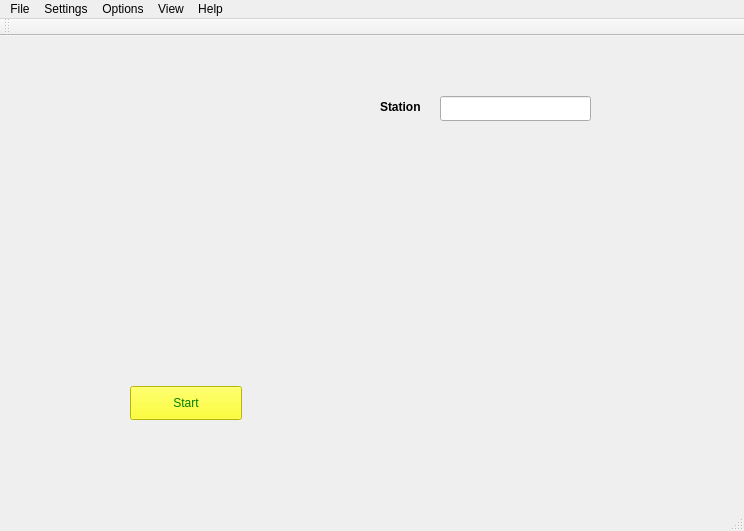
<?xml version="1.0" encoding="UTF-8"?>
<ui version="4.0">
 <class>MainWindow</class>
 <widget class="QMainWindow" name="MainWindow">
  <property name="geometry">
   <rect>
    <x>0</x>
    <y>0</y>
    <width>744</width>
    <height>531</height>
   </rect>
  </property>
  <property name="windowTitle">
   <string>MainWindow</string>
  </property>
  <property name="styleSheet">
   <string notr="true"/>
  </property>
  <widget class="QWidget" name="centralWidget">
   <widget class="QPushButton" name="pushButton">
    <property name="geometry">
     <rect>
      <x>130</x>
      <y>350</y>
      <width>112</width>
      <height>34</height>
     </rect>
    </property>
    <property name="styleSheet">
     <string notr="true">color:green;

background-color: rgb(255, 255, 0);</string>
    </property>
    <property name="text">
     <string>Start</string>
    </property>
   </widget>
   <widget class="QLabel" name="label_pic">
    <property name="geometry">
     <rect>
      <x>410</x>
      <y>370</y>
      <width>221</width>
      <height>81</height>
     </rect>
    </property>
    <property name="text">
     <string/>
    </property>
   </widget>
   <widget class="Speedometer" name="widget" native="true">
    <property name="geometry">
     <rect>
      <x>40</x>
      <y>20</y>
      <width>311</width>
      <height>261</height>
     </rect>
    </property>
   </widget>
   <widget class="QLabel" name="label_date">
    <property name="geometry">
     <rect>
      <x>150</x>
      <y>290</y>
      <width>171</width>
      <height>51</height>
     </rect>
    </property>
    <property name="font">
     <font>
      <pointsize>10</pointsize>
      <weight>75</weight>
      <bold>true</bold>
     </font>
    </property>
    <property name="text">
     <string/>
    </property>
   </widget>
   <widget class="QLabel" name="label_s">
    <property name="geometry">
     <rect>
      <x>380</x>
      <y>50</y>
      <width>81</width>
      <height>41</height>
     </rect>
    </property>
    <property name="font">
     <font>
      <weight>75</weight>
      <bold>true</bold>
     </font>
    </property>
    <property name="text">
     <string>Station</string>
    </property>
   </widget>
   <widget class="QLineEdit" name="lineEdit_s">
    <property name="geometry">
     <rect>
      <x>440</x>
      <y>60</y>
      <width>151</width>
      <height>25</height>
     </rect>
    </property>
   </widget>
   <widget class="QWidget" name="layoutWidget">
    <property name="geometry">
     <rect>
      <x>380</x>
      <y>100</y>
      <width>234</width>
      <height>21</height>
     </rect>
    </property>
    <layout class="QHBoxLayout" name="horizontalLayout">
     <item>
      <widget class="QLabel" name="label">
       <property name="text">
        <string>Train Number:</string>
       </property>
      </widget>
     </item>
     <item>
      <widget class="QLabel" name="label_train">
       <property name="font">
        <font>
         <weight>75</weight>
         <bold>true</bold>
        </font>
       </property>
       <property name="text">
        <string>Train Number:</string>
       </property>
      </widget>
     </item>
    </layout>
   </widget>
   <widget class="Distance" name="widget_2" native="true">
    <property name="geometry">
     <rect>
      <x>500</x>
      <y>250</y>
      <width>211</width>
      <height>141</height>
     </rect>
    </property>
   </widget>
  </widget>
  <widget class="QMenuBar" name="menuBar">
   <property name="geometry">
    <rect>
     <x>0</x>
     <y>0</y>
     <width>744</width>
     <height>31</height>
    </rect>
   </property>
   <widget class="QMenu" name="menuFile">
    <property name="title">
     <string>File</string>
    </property>
    <widget class="QMenu" name="menuNew">
     <property name="title">
      <string>new</string>
     </property>
     <addaction name="separator"/>
     <addaction name="separator"/>
     <addaction name="separator"/>
    </widget>
    <addaction name="separator"/>
    <addaction name="separator"/>
    <addaction name="separator"/>
    <addaction name="separator"/>
    <addaction name="separator"/>
    <addaction name="menuNew"/>
   </widget>
   <widget class="QMenu" name="menuSetting">
    <property name="title">
     <string>Settings</string>
    </property>
   </widget>
   <widget class="QMenu" name="menuOptions">
    <property name="title">
     <string>Options</string>
    </property>
   </widget>
   <widget class="QMenu" name="menuView">
    <property name="title">
     <string>View</string>
    </property>
   </widget>
   <widget class="QMenu" name="menuHelp">
    <property name="title">
     <string>Help</string>
    </property>
   </widget>
   <addaction name="menuFile"/>
   <addaction name="menuSetting"/>
   <addaction name="menuOptions"/>
   <addaction name="menuView"/>
   <addaction name="menuHelp"/>
  </widget>
  <widget class="QToolBar" name="mainToolBar">
   <attribute name="toolBarArea">
    <enum>TopToolBarArea</enum>
   </attribute>
   <attribute name="toolBarBreak">
    <bool>false</bool>
   </attribute>
  </widget>
  <widget class="QStatusBar" name="statusBar"/>
 </widget>
 <layoutdefault spacing="6" margin="11"/>
 <customwidgets>
  <customwidget>
   <class>Speedometer</class>
   <extends>QWidget</extends>
   <header>speedometer.h</header>
   <container>1</container>
   <slots>
    <signal>updateSpeed()</signal>
    <slot>QTimer()</slot>
   </slots>
  </customwidget>
  <customwidget>
   <class>Distance</class>
   <extends>QWidget</extends>
   <header location="global">distance.h</header>
   <container>1</container>
   <slots>
    <signal>updateDistance()</signal>
    <slot>QTimer()</slot>
   </slots>
  </customwidget>
 </customwidgets>
 <resources/>
 <connections>
  <connection>
   <sender>label_train</sender>
   <signal>customContextMenuRequested(QPoint)</signal>
   <receiver>pushButton</receiver>
   <slot>update()</slot>
   <hints>
    <hint type="sourcelabel">
     <x>557</x>
     <y>166</y>
    </hint>
    <hint type="destinationlabel">
     <x>215</x>
     <y>416</y>
    </hint>
   </hints>
  </connection>
  <connection>
   <sender>widget</sender>
   <signal>updateSpeed()</signal>
   <receiver>widget</receiver>
   <slot>update()</slot>
   <hints>
    <hint type="sourcelabel">
     <x>282</x>
     <y>325</y>
    </hint>
    <hint type="destinationlabel">
     <x>279</x>
     <y>263</y>
    </hint>
   </hints>
  </connection>
  <connection>
   <sender>widget_2</sender>
   <signal>updateDistance()</signal>
   <receiver>widget_2</receiver>
   <slot>update()</slot>
   <hints>
    <hint type="sourcelabel">
     <x>597</x>
     <y>409</y>
    </hint>
    <hint type="destinationlabel">
     <x>649</x>
     <y>425</y>
    </hint>
   </hints>
  </connection>
  <connection>
   <sender>widget_2</sender>
   <signal>updateDistance()</signal>
   <receiver>widget_2</receiver>
   <slot>QTimer()</slot>
   <hints>
    <hint type="sourcelabel">
     <x>692</x>
     <y>424</y>
    </hint>
    <hint type="destinationlabel">
     <x>685</x>
     <y>376</y>
    </hint>
   </hints>
  </connection>
 </connections>
</ui>
